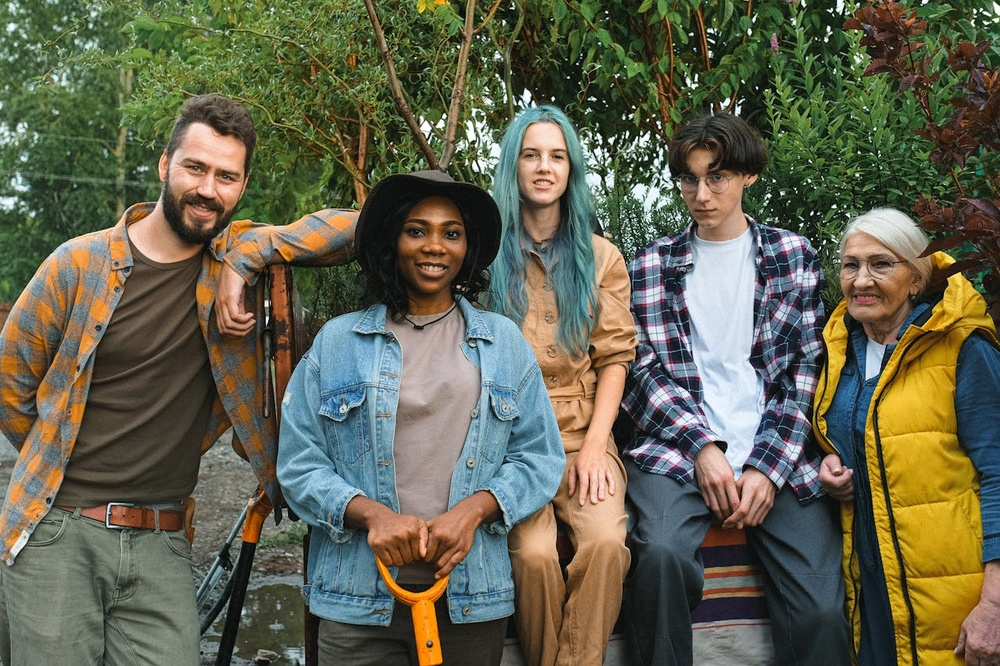
#> input picture archivo/people.jpg, 1000 x 666 px, shrunk from 1280 x 853 before the run
$ python 10-detector_a_b.py
#> lines starting #> are read from the running program, lines starting #| are printed output that depends on the picture; after the words box and inside, x2 and y2 are one past the last pixel; in counts of white or black regions, pixels touching at a corner belong together
import cv2

# 1. Preparación
face_cascade = cv2.CascadeClassifier(cv2.data.haarcascades + 'haarcascade_frontalface_default.xml')
img = cv2.imread('../archivo/people.jpg')
#> img is the input picture: shape (666, 1000, 3); mean B, G, R 78.6, 99.2, 99.3
gris = cv2.cvtColor(img, cv2.COLOR_BGR2GRAY)
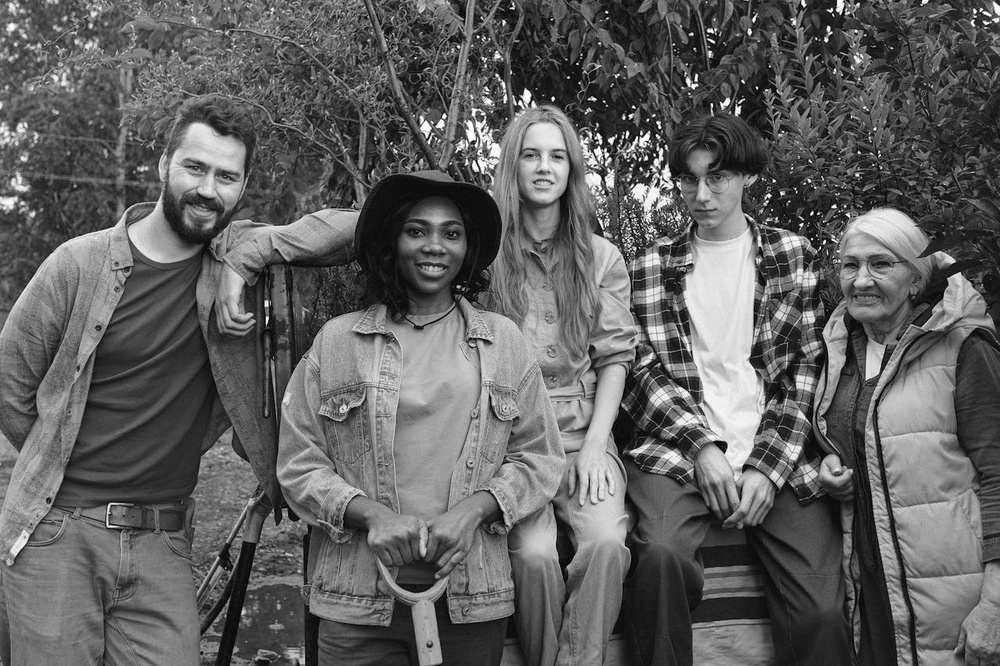
#> gris: shape (666, 1000); min 0, max 255, mean 96.9

# --- CONFIGURACIÓN A: PERMISIVA (Muchos falsos positivos) ---
# minNeighbors bajo (3) y sin tamaño mínimo
rostros_a = face_cascade.detectMultiScale(gris, 1.1, 3)
#> rostros_a = [[510, 128, 70, 70], [787, 537, 60, 60], [393, 199, 83, 83], [823, 233, 84, 84], [582, 312, 64, 64], [159, 134, 99, 99]]

# --- CONFIGURACIÓN B: ESTRICTA (Filtrando errores) ---
# Subimos minNeighbors a 10 y pedimos un tamaño mínimo de 50x50
rostros_b = face_cascade.detectMultiScale(gris, 1.1, 10, minSize=(50, 50))
#> rostros_b = [[510, 128, 70, 70], [393, 199, 83, 83], [823, 233, 84, 84], [159, 134, 99, 99]]

# 2. Dibujamos los resultados para comparar
img_resultado = img.copy()

# En ROJO los hallazgos del detector permisivo
for (x, y, w, h) in rostros_a:
    cv2.rectangle(img_resultado, (x, y), (x+w, y+h), (0, 0, 255), 2)
#> this loop made 6 passes
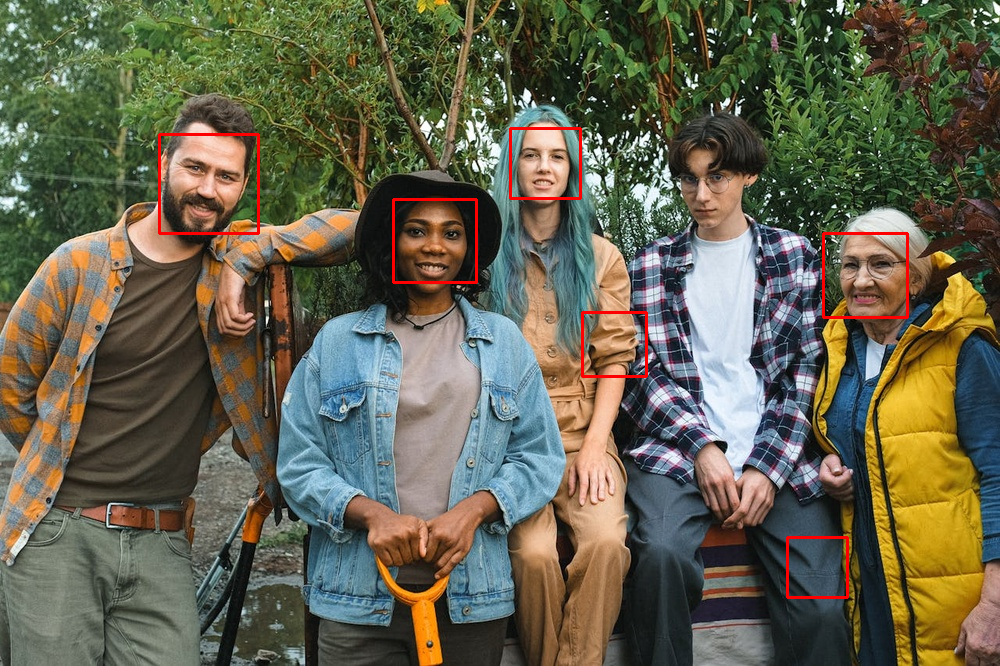
#> img_resultado: shape (666, 1000, 3); 0.83% of pixels changed, all inside (x1, y1, x2, y2) = (158, 127, 909, 599)

# En VERDE los hallazgos del detector estricto
for (x, y, w, h) in rostros_b:
    cv2.rectangle(img_resultado, (x, y), (x+w, y+h), (0, 255, 0), 3)
#> this loop made 4 passes
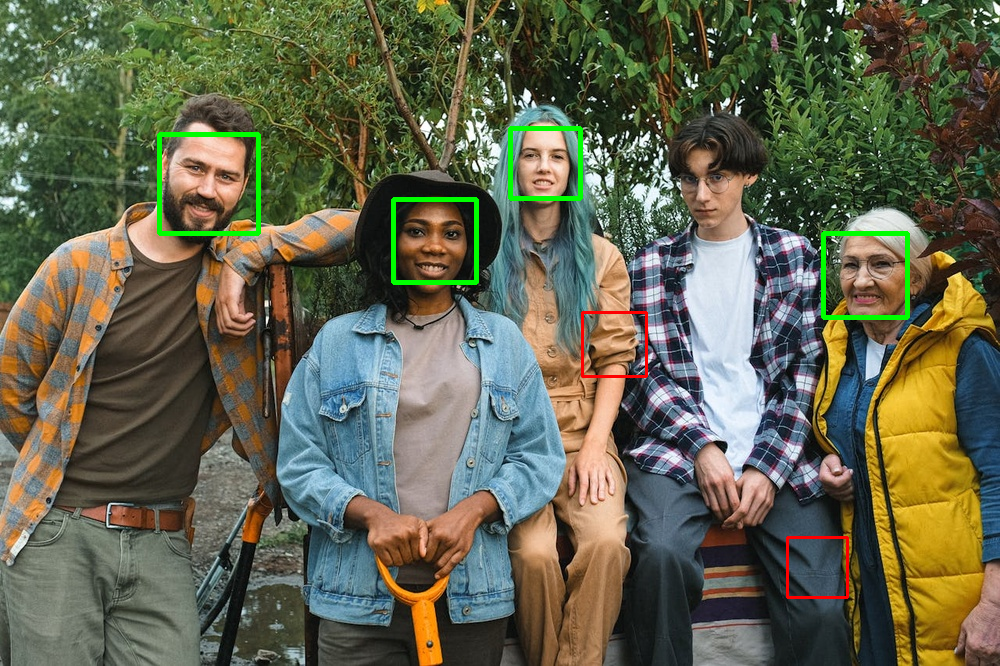
#> img_resultado: shape (666, 1000, 3); 1% of pixels changed, all inside (x1, y1, x2, y2) = (157, 126, 910, 320)

# 3. Mostrar leyenda y resultado
cv2.putText(img_resultado, "Rojo: Permisivo | Verde: Estricto", (10, 30),
            cv2.FONT_HERSHEY_SIMPLEX, 0.7, (255, 255, 255), 2)
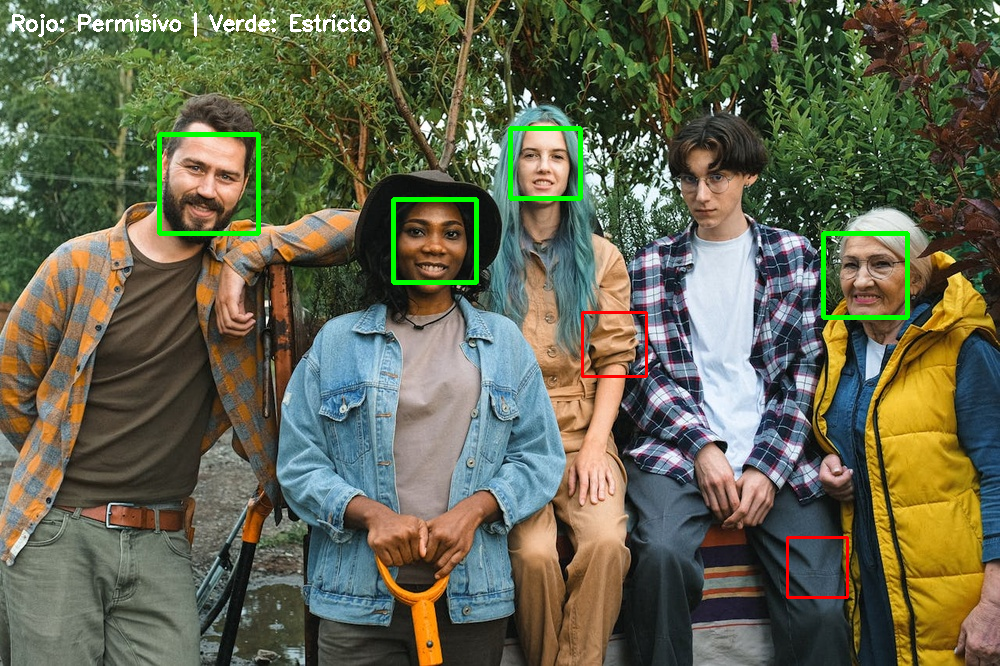
#> img_resultado: shape (666, 1000, 3); 0.35% of pixels changed, all inside (x1, y1, x2, y2) = (12, 12, 370, 37)

cv2.imshow('Comparativa de Filtros', img_resultado)
cv2.waitKey(0)

$ run again, with archivo/personas.jpg copied over archivo/people.jpg
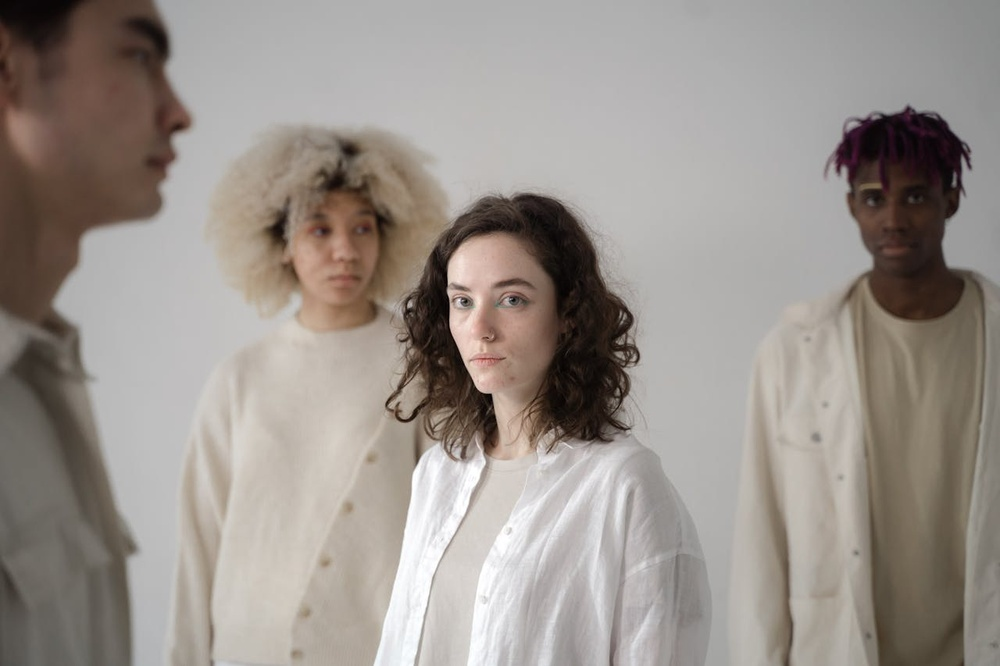
#> input picture archivo/personas.jpg, 1000 x 666 px, shrunk from 1280 x 853 before the run
#> img is the input picture: shape (666, 1000, 3); mean B, G, R 140.3, 146.4, 153.9
#> rostros_a = [[497, 519, 35, 35], [850, 163, 93, 93], [286, 190, 112, 112], [424, 248, 133, 133]]
#> rostros_b = [[286, 190, 112, 112], [424, 248, 133, 133]]
#> the loop `for (x, y, w, h) in rostros_a:` made 4 passes
#> after the loop `for (x, y, w, h) in rostros_a:`:
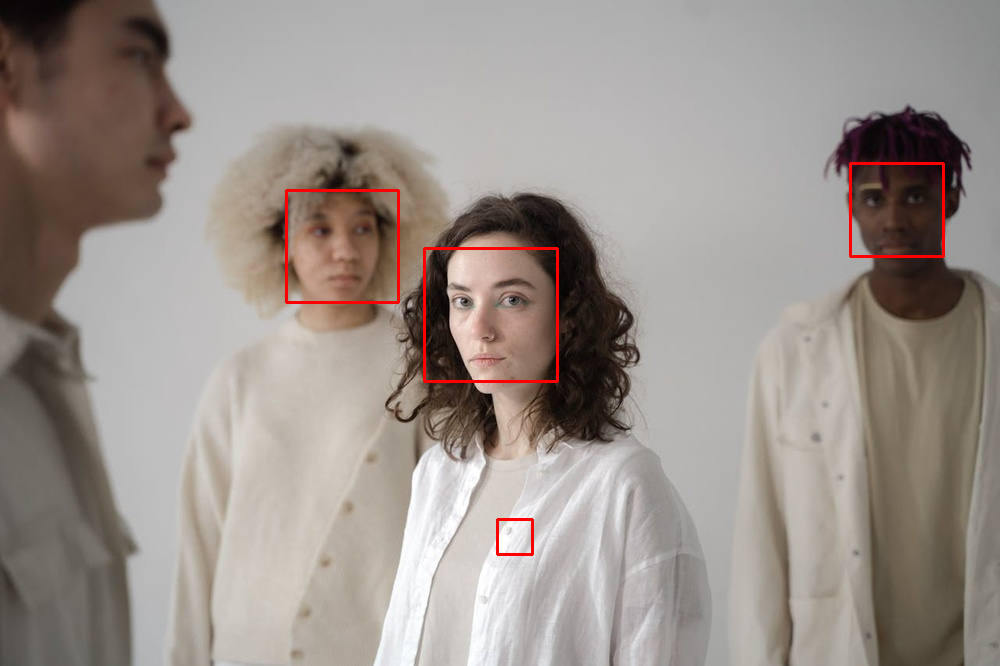
#> img_resultado: shape (666, 1000, 3); 0.67% of pixels changed, all inside (x1, y1, x2, y2) = (285, 162, 945, 556)
#> the loop `for (x, y, w, h) in rostros_b:` made 2 passes
#> `cv2.putText(img_resultado, "Rojo: Permisivo | Verde: Estricto", (10, 3..`:
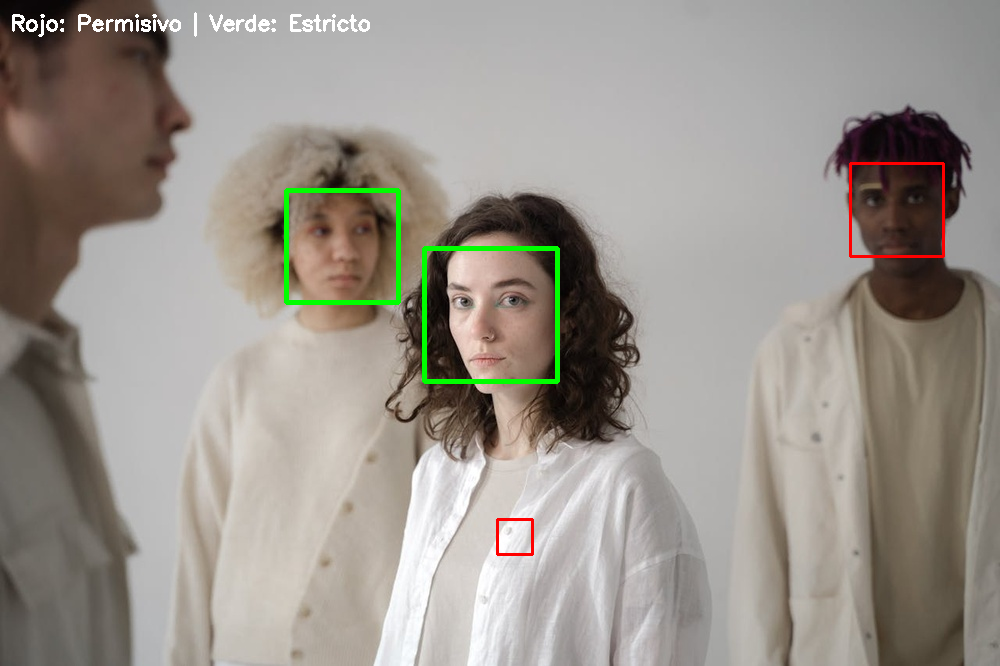
#> img_resultado: shape (666, 1000, 3); mean B, G, R 140.1, 147.9, 153.9

$ run again, with archivo/personas_mayores.jpg copied over archivo/people.jpg
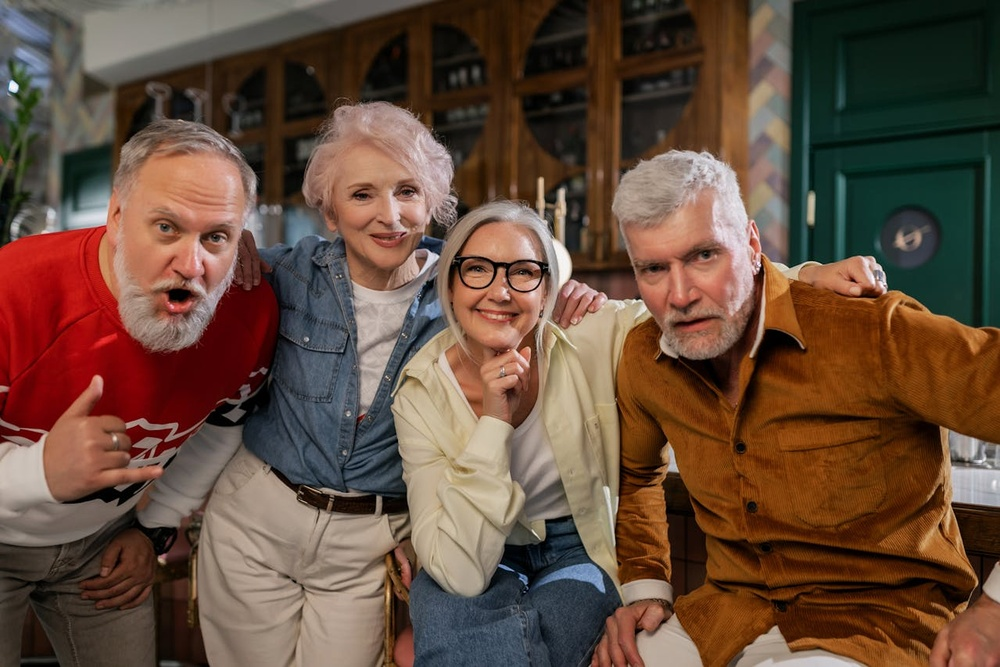
#> input picture archivo/personas_mayores.jpg, 1000 x 667 px, shrunk from 1279 x 853 before the run
#> img is the input picture: shape (667, 1000, 3); mean B, G, R 60.2, 75.6, 101.5
#> rostros_a = [[304, 329, 59, 59], [476, 326, 62, 62], [441, 221, 126, 126], [611, 208, 142, 142], [328, 146, 123, 123], [104, 167, 168, 168]]
#> rostros_b = [[441, 221, 126, 126], [611, 208, 142, 142], [328, 146, 123, 123], [104, 167, 168, 168]]
#> the loop `for (x, y, w, h) in rostros_a:` made 6 passes
#> after the loop `for (x, y, w, h) in rostros_a:`:
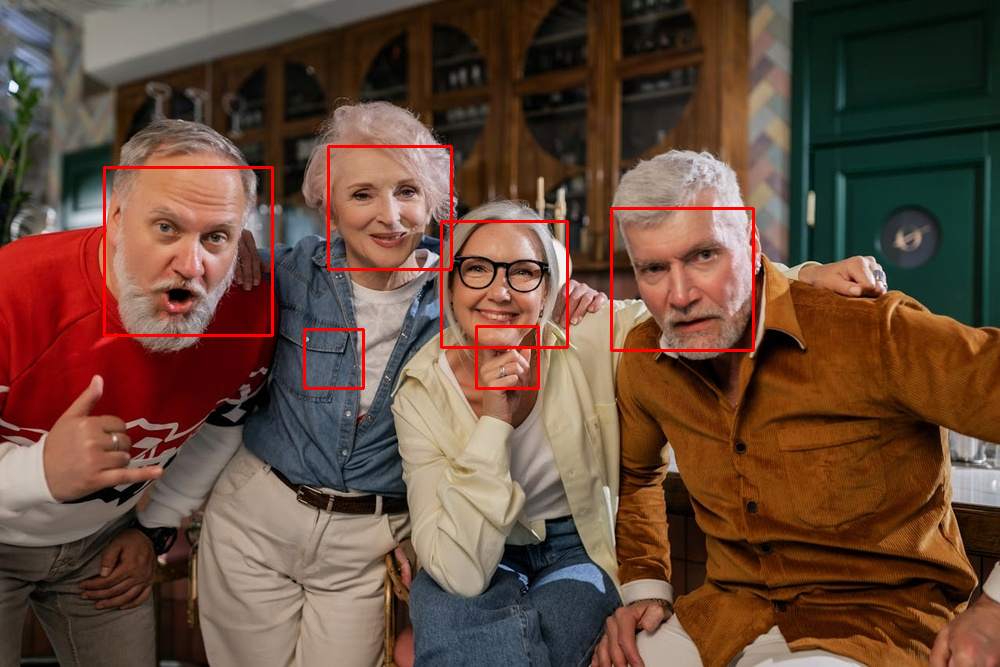
#> img_resultado: shape (667, 1000, 3); 1.21% of pixels changed, all inside (x1, y1, x2, y2) = (103, 145, 755, 390)
#> the loop `for (x, y, w, h) in rostros_b:` made 4 passes
#> `cv2.putText(img_resultado, "Rojo: Permisivo | Verde: Estricto", (10, 3..`:
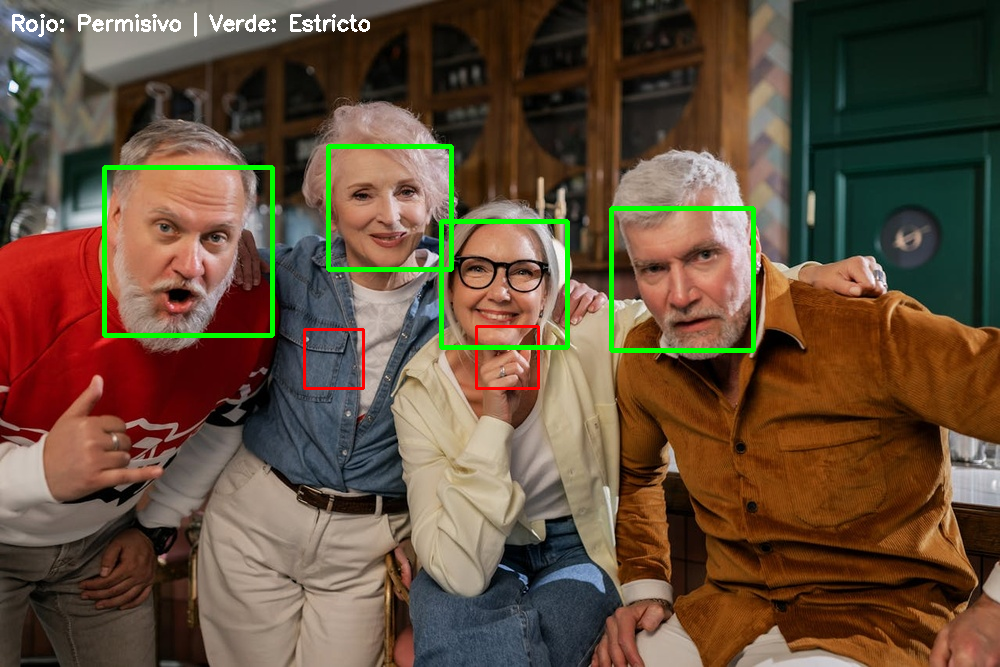
#> img_resultado: shape (667, 1000, 3); mean B, G, R 59.1, 78.5, 100
